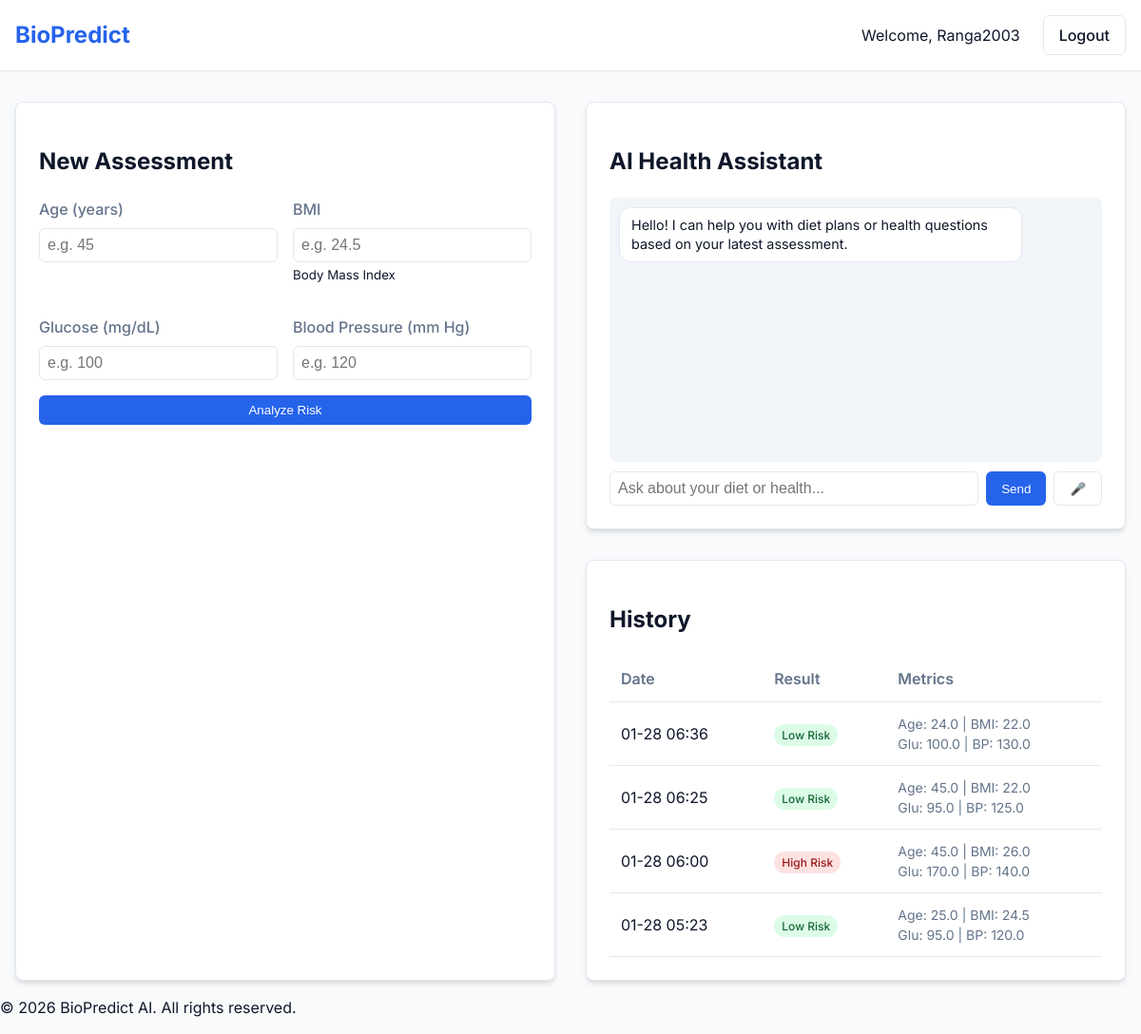
Page /dashboard (signed in) on the earlier database version.
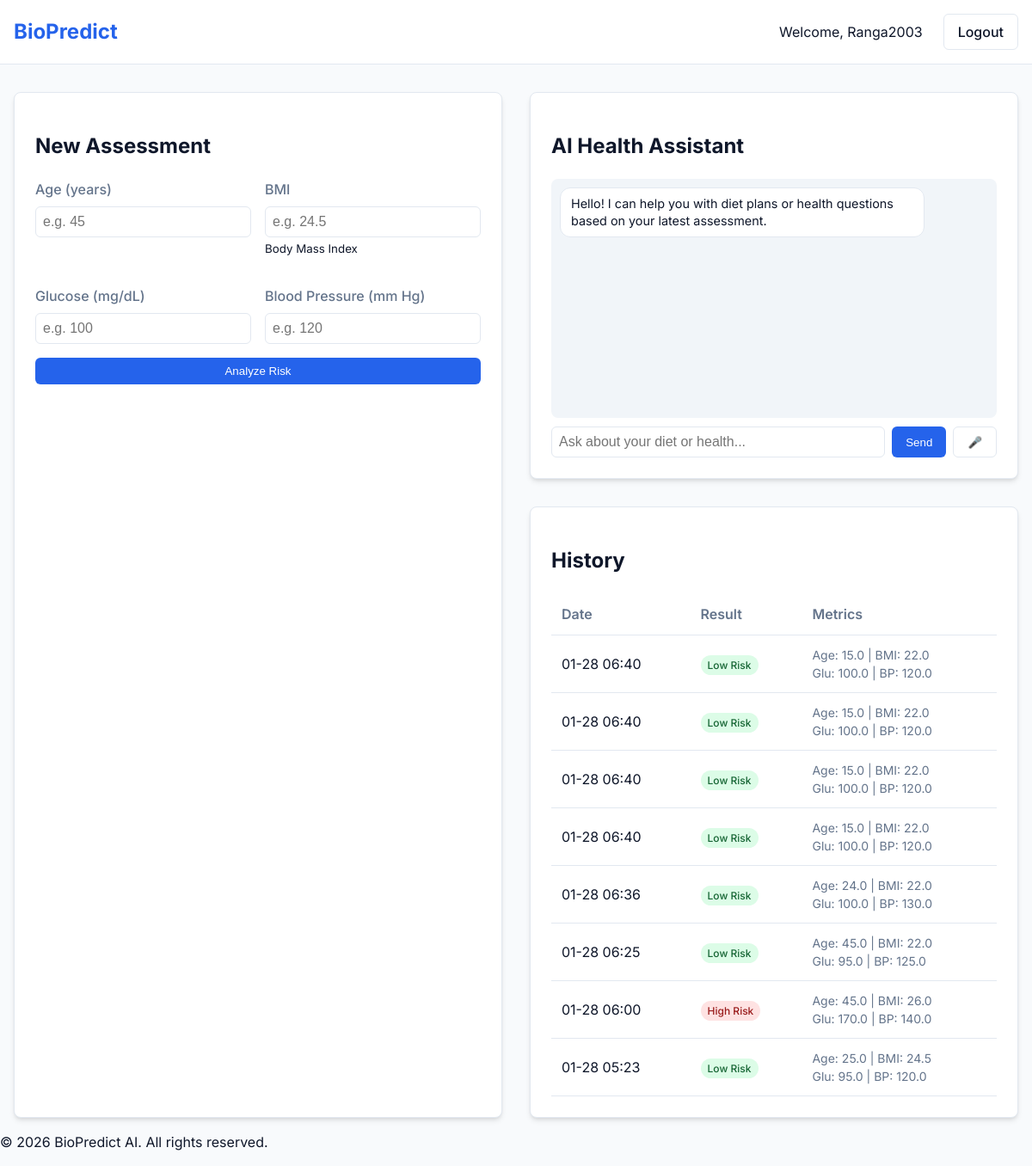
Same page on the later database version.
### app.py (models this page shows)
class Prediction(db.Model):
    id = db.Column(db.Integer, primary_key=True)
    user_id = db.Column(db.Integer, db.ForeignKey('user.id'), nullable=False)
    age = db.Column(db.Float, nullable=False)
    bmi = db.Column(db.Float, nullable=False)
    glucose = db.Column(db.Float, nullable=False)
    bp = db.Column(db.Float, nullable=False)
    result = db.Column(db.String(50), nullable=False)
    created_at = db.Column(db.DateTime, default=datetime.utcnow)

### app.py (the view, shortened to what this page needs)
@app.route('/dashboard', methods=['GET', 'POST'])
def dashboard():
    if 'user_id' not in session:
        return redirect(url_for('login'))
    prediction = None
    ai_advice = None
    history = Prediction.query.filter_by(user_id=session['user_id']).order_by(Prediction.created_at.desc()).all()
    return render_template('dashboard.html', username=session['username'], prediction=prediction, ai_advice=ai_advice, history=history)

### templates/dashboard.html (shortened to what this page needs)
{% extends "base.html" %}
{% block content %}
<div class="dashboard-grid">
    <div class="card prediction-card">
        <h2>New Assessment</h2>
        <form method="POST" action="/dashboard">
            <div class="form-grid">
                <div class="form-group">
                    <label for="age">Age (years)</label>
                    <input type="number" id="age" name="age" min="1" max="120" required placeholder="e.g. 45">
                </div>
                <div class="form-group">
                    <label for="bmi">BMI</label>
                    <input type="number" id="bmi" name="bmi" step="0.1" min="10" max="60" required placeholder="e.g. 24.5">
                    <small>Body Mass Index</small>
                </div>
                <div class="form-group">
                    <label for="glucose">Glucose (mg/dL)</label>
                    <input type="number" id="glucose" name="glucose" min="50" max="300" required placeholder="e.g. 100">
                </div>
                <div class="form-group">
                    <label for="bp">Blood Pressure (mm Hg)</label>
                    <input type="number" id="bp" name="bp" min="60" max="200" required placeholder="e.g. 120">
                </div>
            </div>
            <button type="submit" class="btn btn-primary btn-full">Analyze Risk</button>
        </form>
    </div>
    <div class="side-column">
        <div class="card chat-card">
            <h2>AI Health Assistant</h2>
            <div id="chat-messages" class="chat-box">
                <div class="message bot">Hello! I can help you with diet plans or health questions based on your latest assessment.</div>
            </div>
            <div class="chat-input-area">
                <input type="text" id="user-input" placeholder="Ask about your diet or health..." onkeypress="if(event.key === 'Enter') sendMessage()">
                <button onclick="sendMessage()" class="btn btn-primary">Send</button>
                <button onclick="startVoiceRecognition()" class="btn btn-outline" title="Voice Input">🎤</button>
            </div>
        </div>
        <div class="card history-card" style="margin-top: 2rem;">
            <h2>History</h2>
            {% if history %}
                <div class="table-container">
                    <table>
                        <thead>
                            <tr>
                                <th>Date</th>
                                <th>Result</th>
                                <th>Metrics</th>
                            </tr>
                        </thead>
                        <tbody>
                            {% for item in history %}
                            <tr>
                                <td>{{ item.created_at.strftime('%m-%d %H:%M') }}</td>
                                <td>
                                    <span class="badge {{ 'badge-danger' if item.result == 'High Risk' else 'badge-success' }}">
                                        {{ item.result }}
                                    </span>
                                </td>
                                <td class="small-text">
                                    Age: {{ item.age }} | BMI: {{ item.bmi }}<br>
                                    Glu: {{ item.glucose }} | BP: {{ item.bp }}
                                </td>
                            </tr>
                            {% endfor %}
                        </tbody>
                    </table>
                </div>
            {% else %}
                <p class="empty-state">No assessments yet.</p>
            {% endif %}
        </div>
    </div>
</div>
{% endblock %}

### templates/base.html (shortened to what this page needs)
<!DOCTYPE html>
<html lang="en">
<head>
    <link rel="stylesheet" href="{{ url_for('static', filename='css/style.css') }}">
</head>
<body>
    <nav class="navbar">
        <div class="container">
            <a href="/" class="logo">BioPredict</a>
            <div class="nav-links">
                {% if session.get('user_id') %}
                    <span>Welcome, {{ session.get('username') }}</span>
                    <a href="/logout" class="btn btn-outline">Logout</a>
                {% else %}
                    <a href="/login">Login</a>
                    <a href="/register" class="btn btn-primary">Sign Up</a>
                {% endif %}
            </div>
        </div>
    </nav>
    <main class="container">
        {% block content %}{% endblock %}
    </main>
    <footer class="footer">
        <p>&copy; 2026 BioPredict AI. All rights reserved.</p>
    </footer>
</body>
</html>

### static/css/style.css (style rules this page uses)
:root { --primary: #2563eb; --primary-dark: #1d4ed8; --secondary: #64748b; --success: #22c55e; --danger: #ef4444; --background: #f8fafc; --surface: #ffffff; --text: #0f172a; --text-light: #64748b; --border: #e2e8f0; --shadow: 0 4px 6px -1px rgb(0 0 0 / 0.1), 0 2px 4px -2px rgb(0 0 0 / 0.1); }
body { font-family: 'Inter', sans-serif; background-color: var(--background); color: var(--text); margin: 0; line-height: 1.5; }
.container { max-width: 1200px; margin: 0 auto; padding: 0 1rem; }
.navbar { background: var(--surface); border-bottom: 1px solid var(--border); padding: 1rem 0; margin-bottom: 2rem; }
.navbar .container { display: flex; justify-content: space-between; align-items: center; }
.logo { font-weight: 700; font-size: 1.5rem; color: var(--primary); text-decoration: none; }
.nav-links { display: flex; gap: 1.5rem; align-items: center; }
.nav-links a { text-decoration: none; color: var(--text); font-weight: 500; }
.btn { display: inline-block; padding: 0.5rem 1rem; border-radius: 0.375rem; font-weight: 500; text-decoration: none; cursor: pointer; border: none; transition: background-color 0.2s; }
.btn-primary { background-color: var(--primary); color: white; }
.btn-outline { border: 1px solid var(--border); background: transparent; }
.btn-full { width: 100%; }
.form-group { margin-bottom: 1rem; }
label { display: block; margin-bottom: 0.5rem; font-weight: 500; color: var(--text-light); }
input { width: 100%; padding: 0.5rem; border: 1px solid var(--border); border-radius: 0.375rem; font-size: 1rem; box-sizing: border-box; }
.dashboard-grid { display: grid; grid-template-columns: 1fr 1fr; gap: 2rem; }
.card { background: var(--surface); padding: 1.5rem; border-radius: 0.5rem; box-shadow: var(--shadow); border: 1px solid var(--border); }
.form-grid { display: grid; grid-template-columns: 1fr 1fr; gap: 1rem; }
.table-container { overflow-x: auto; }
table { width: 100%; border-collapse: collapse; }
th, td { text-align: left; padding: 0.75rem; border-bottom: 1px solid var(--border); }
th { font-weight: 600; color: var(--text-light); }
.badge { padding: 0.25rem 0.5rem; border-radius: 9999px; font-size: 0.75rem; font-weight: 500; }
.badge-success { background-color: #dcfce7; color: #166534; }
.badge-danger { background-color: #fee2e2; color: #991b1b; }
.small-text { font-size: 0.875rem; color: var(--text-light); }

### templates/dashboard.html (style rules this page uses)
.side-column { display: flex; flex-direction: column; }
.chat-card { display: flex; flex-direction: column; height: 400px; }
.chat-box { flex-grow: 1; overflow-y: auto; padding: 10px; background: #f1f5f9; border-radius: 8px; margin-bottom: 10px; display: flex; flex-direction: column; gap: 10px; }
.message { padding: 8px 12px; border-radius: 12px; max-width: 80%; font-size: 0.9rem; line-height: 1.4; }
.message.bot { align-self: flex-start; background: white; border: 1px solid #e2e8f0; }
.chat-input-area { display: flex; gap: 8px; }

Differences in the rows shown:
added Prediction: created_at "01-28 06:40", result "Low Risk", age "15.0", bmi "22.0", glucose "100.0", bp "120.0"
added Prediction: created_at "01-28 06:40", result "Low Risk", age "15.0", bmi "22.0", glucose "100.0", bp "120.0"
added Prediction: created_at "01-28 06:40", result "Low Risk", age "15.0", bmi "22.0", glucose "100.0", bp "120.0"
added Prediction: created_at "01-28 06:40", result "Low Risk", age "15.0", bmi "22.0", glucose "100.0", bp "120.0"
